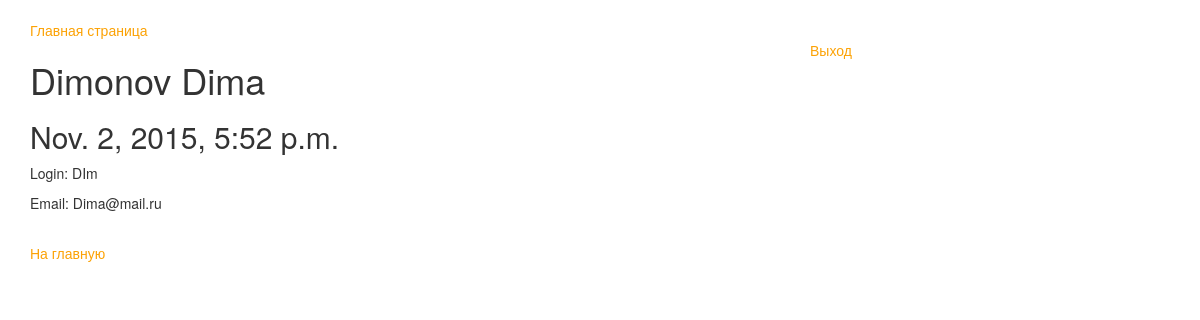
The page /lunch/order/50/ (signed in) on the database its author committed.
### lunch/models.py (models this page shows, shortened)
class Order(models.Model):
    DateOrder = models.DateTimeField(blank=True, null=True)
    UserID = models.ForeignKey('User')

class User(models.Model):
    NameUser = models.CharField(max_length=100)
    SurnameUser = models.CharField(max_length=100, blank=True)
    Login = models.CharField(max_length=100)
    Email = models.EmailField(max_length=100, blank=True)
    Password = models.CharField(max_length=100)
    RegistrationDate = models.DateTimeField(default=timezone.now)
    Authority = models.CharField(max_length=10, blank=True)
    Balance = models.FloatField(blank=True)
    RegistrationCheck = models.BooleanField()

### lunch/views.py (the view)
# urls.py: url(r'^order/(?P<order_id>[0-9]+)/$', views.order_detail, name='order_detail'),
def order_detail(request, order_id):
    order = get_object_or_404(Order, pk=order_id)
    if not request.user.is_authenticated():
        return HttpResponseRedirect('/lunch/login/')
    return render(request, 'lunch/order_detail.html', {'order': order})

### lunch/templates/lunch/order_detail.html (shortened to what this page needs)
﻿{% extends "lunch/base.html" %}
    {% block content %}
<h1>{{ order.UserID.SurnameUser }} {{ order.UserID.NameUser }}</h1>
<h2>{{ order.DateOrder }}</h2>
<p>Login: {{ order.UserID.Login }} </p>
<p>Email: {{ order.UserID.Email }}</p>
<br>
<p><a href = "{% url 'lunch:order_list' %}">На главную </p>
    {% endblock %}

### lunch/static/css/lunch.css (style rules this page uses)
a { color: #FCA205; }

### rows shown on the page
Order: UserID.SurnameUser "Dimonov", UserID.NameUser "Dima", DateOrder "Nov. 2, 2015, 5:52 p.m.", UserID.Login "DIm", UserID.Email "Dima@mail.ru"
